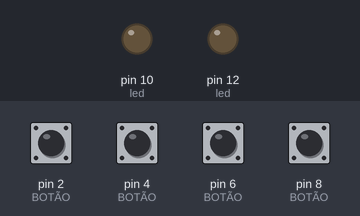
Bench run of a sketch on a simulated Arduino Uno, built with avr-gcc and run on an emulated ATmega328P. Shown: output pins drawn as LEDs (lit = HIGH). The test bench sets the inputs (shaded band); at power-on: pin 2 (BOTÃO), pin 4 (BOTÃO), pin 6 (BOTÃO), pin 8 (BOTÃO) LOW.

Above: at 1.2 s.
1.3 s: pin 2 (BOTÃO) pulled HIGH for 0.15 s
At 1.45 s:
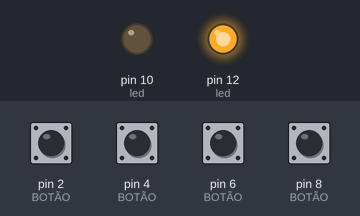
3.0 s: pin 6 (BOTÃO) pulled HIGH for 0.15 s
At 3.1 s:
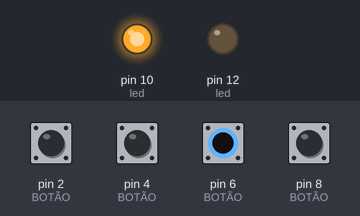
4.7 s: pin 2 (BOTÃO) driven HIGH and pin 6 (BOTÃO) driven HIGH
At 5.6 s:
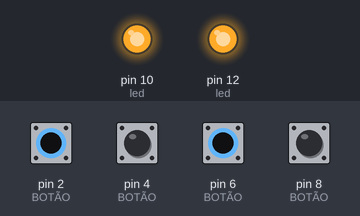
6.2 s: pin 2 (BOTÃO) driven LOW
At 6.8 s:
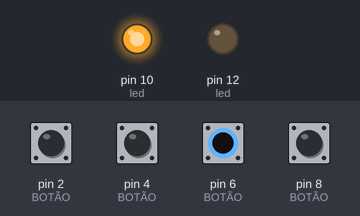
7.7 s: pin 2 (BOTÃO) driven HIGH
At 9.1 s:
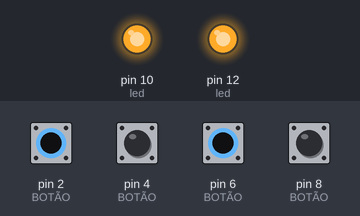
Timing chart, 0 to 10.2 s (numbered marks = the images above; inputs shaded):
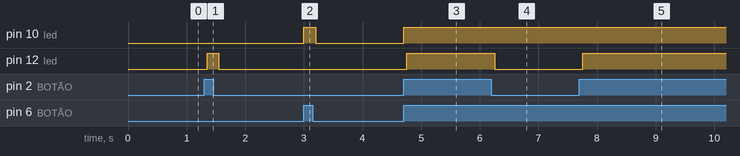

Measured:
- after the input at 1.3 s, pin 12 (led): LOW → HIGH after 0.05 s, → LOW 0.20 s later
- after the input at 3.0 s, pin 10 (led): LOW → HIGH at once, → LOW 0.20 s later
- after the input at 4.7 s, pin 10 (led): LOW → HIGH at once; pin 12 (led): LOW → HIGH after 0.05 s
- after the input at 6.2 s, pin 12 (led): HIGH → LOW after 0.05 s
- after the input at 7.7 s, pin 12 (led): LOW → HIGH after 0.05 s

The sketch:

cod_2.ino
```cpp
// C++ code
//
int b1, b2, b3, b4;
void setup()
{
  pinMode(12, OUTPUT); //led
  pinMode(10, OUTPUT); //led
  pinMode(8, INPUT); //BOTÃO
  pinMode(6, INPUT); //BOTÃO
  pinMode(4, INPUT); //BOTÃO
  pinMode(2, INPUT); //BOTÃO
}

void loop()
{
  b1 = digitalRead(8);
  b2 = digitalRead(6);
  b3 = digitalRead(4);
  b4 = digitalRead(2);

  //lógica E
  if (b1 == HIGH || b2 == HIGH) {
   digitalWrite(10, HIGH);
  }
  else{
   digitalWrite (10, LOW);
  }
  delay(50);

  //Lógica OU
  if (b3 == HIGH || b4 == HIGH) {
   digitalWrite(12, HIGH);
  }
  else{
   digitalWrite (12, LOW);
  }
  delay(50);
}
```
